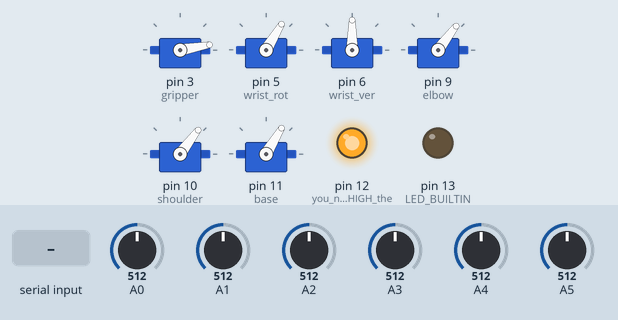
A sketch run on a simulated Arduino Uno, built with avr-gcc and run on an emulated ATmega328P. On the bench: 6 × servo, output pins drawn as LEDs (lit = HIGH). The inputs (shaded band) are chosen by the test bench; at power-on: A1 = 512, A0 = 512, A2 = 512, A3 = 512, A4 = 512, A5 = 512. What the sketch prints to the serial monitor is not drawn.

Above: at 1.2 s.
1.3 s: "<90,45,200>" received over Serial
At 1.78 s:
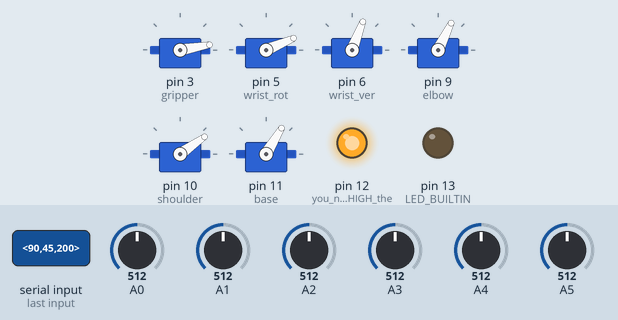
4.3 s: "<30,150,10>" received over Serial
At 5.09 s:
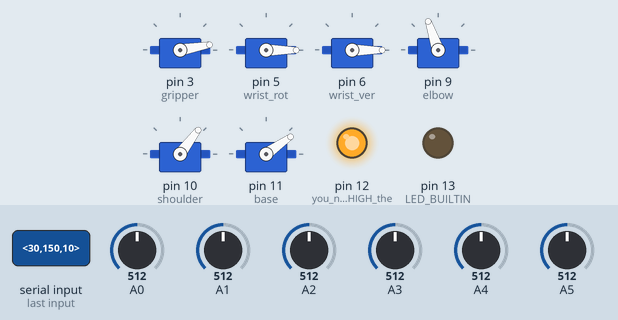
7.3 s: "<90,45>" received over Serial
At 10.1 s:
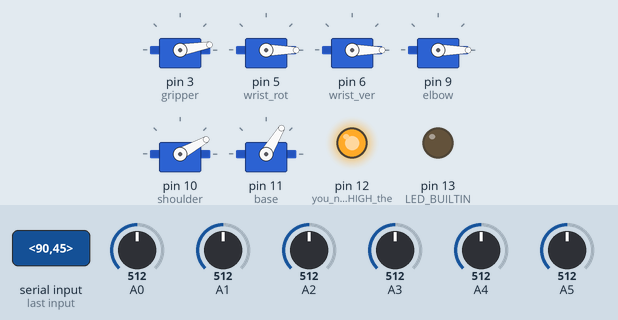
10.3 s: "<30,150>" received over Serial
At 13.1 s:
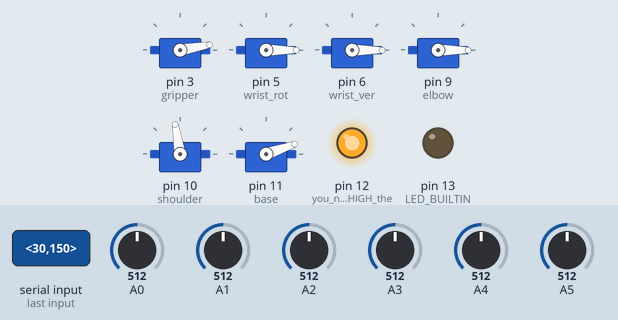
13.3 s: "<90,45,200,10>" received over Serial
At 13.78 s:
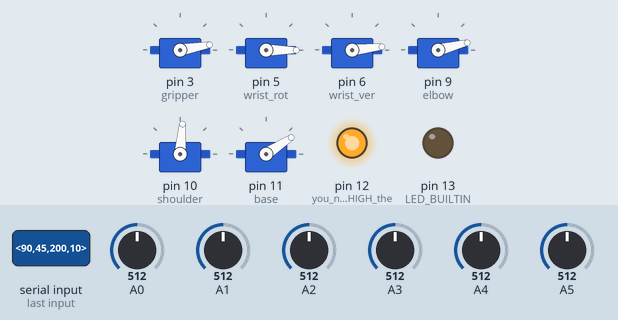
16.3 s: A1 set to 30
Timing chart, 0 to 19.3 s (numbered marks = the images above; inputs shaded):
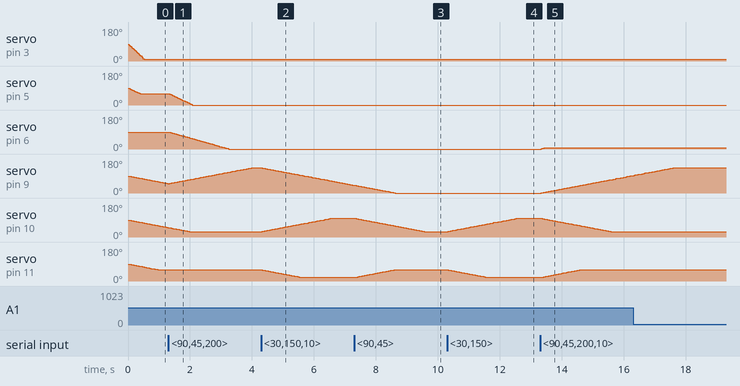

The sketch:

Robotic_arm_Braccio.ino
```cpp
// Program for the control of a robotic arm. The arm is to be controlled from a interface
// through a computer where instructions to the arm is sent via Serial.

// The format of the message will be as following (encoded):
//    b'<x,y,z,a,b,c>'

#include <VarSpeedServo.h>

String line;

short servo1In;
short servo1Pos = 90;
short real1Pos;
short oldReal1Pos;
short oldServo1Pos;

short servo2In;
short servo2Pos = 5;
short real2Pos;
short oldReal2Pos;
short oldServo2Pos;

short servo3In;
short servo3Pos = 45;
short real3Pos;
short oldReal3Pos;
short oldServo3Pos;

short servo4In;
short servo4Pos = 135;
short real4Pos;
short oldReal4Pos;
short oldServo4Pos;
short tempPos4;

short servo5In;
short servo5Pos = 90;
short real5Pos;
short oldReal5Pos;
short oldServo5Pos;
short tempPos5;

short servo6In;
short servo6Pos = 0;
short real6Pos;
short oldReal6Pos;
short oldServo6Pos;

VarSpeedServo base;
VarSpeedServo shoulder;
VarSpeedServo elbow;
VarSpeedServo wrist_ver;
VarSpeedServo wrist_rot;
VarSpeedServo gripper;

unsigned long timeOld;

// Serial greier
const byte numChars = 32;
char receivedChars[numChars];
char tempChars[numChars];

char messageFromPC[numChars] = {0};
int integerFromPC = 0;
float floatFromPC = 0.0;

bool newData = false;

void setup()
{
  Serial.begin(9600);

  gripper.write(10, 100);
  wrist_rot.write(90, 100);
  wrist_ver.write(135, 100);
  elbow.write(135, 100);
  shoulder.write(135, 100);
  base.write(90, 100);

  pinMode(12, OUTPUT); // you need to set HIGH the pin 12
  digitalWrite(12, HIGH);

  gripper.attach(3, 500, 2500);
  wrist_rot.attach(5, 500, 2500);
  wrist_ver.attach(6, 500, 2500);
  elbow.attach(9, 500, 2500);
  shoulder.attach(10, 500, 2500);
  base.attach(11, 500, 2500);


  updateServos();

  pinMode(LED_BUILTIN, OUTPUT);

  Serial.println("<Ready>");
}

void loop()
{
  unsigned long timeNow = millis();
  readSerial();
  if (newData == true)
  {
    strcpy(tempChars, receivedChars);
    // this temporary copy is necessary to protect the original data
    //   because strtok() used in parseData() replaces the commas with \0
    parseData();
    updateServos();
    newData = false;
  }
  if (timeNow - timeOld >= 100)
  {
    writeSerial();
    timeOld = timeNow;
  }
}

void parseData()
{ // split the data into its parts

  char *strtokIndx; // this is used by strtok() as an index

  strtokIndx = strtok(tempChars, ","); // get the first part - the string
  servo1Pos = atoi(strtokIndx);        // convert this part to an integer

  strtokIndx = strtok(NULL, ","); // this continues where the previous call left off
  servo2Pos = atoi(strtokIndx);   // convert this part to an integer

  strtokIndx = strtok(NULL, ","); // this continues where the previous call left off
  servo3Pos = atoi(strtokIndx);   // convert this part to an integer

  strtokIndx = strtok(NULL, ","); // this continues where the previous call left off
  servo4Pos = atoi(strtokIndx);   // convert this part to an integer

  strtokIndx = strtok(NULL, ","); // this continues where the previous call left off
  servo5Pos = atoi(strtokIndx);   // convert this part to an integer

  strtokIndx = strtok(NULL, ","); // this continues where the previous call left off
  servo6Pos = atoi(strtokIndx);   // convert this part to an integer
}

void readSerial()
{
  static boolean recvInProgress = false;
  static byte ndx = 0;
  char startMarker = '<';
  char endMarker = '>';
  char rc;

  if (Serial.available() > 0 && newData == false)
  {
    rc = Serial.read();
    if (recvInProgress == true)
    {
      if (rc != endMarker)
      {
        receivedChars[ndx] = rc;
        ndx++;
        if (ndx >= numChars)
        {
          ndx = numChars - 1;
        }
      }
      else
      {
        receivedChars[ndx] = '\0'; // terminate the string
        recvInProgress = false;
        ndx = 0;
        newData = true;
      }
    }

    else if (rc == startMarker)
    {
      recvInProgress = true;
    }
  }
}

void updateServos()
{
  if (oldServo1Pos != servo1Pos)
  {
    int servoValue = map(servo1Pos, 0, 270, 500, 2500);
    base.write(servoValue, 20);
    oldServo1Pos = servo1Pos;
  }
  if (oldServo2Pos != servo2Pos)
  {
    int servoValue = map(servo2Pos, 0, 270, 500, 2500);
    shoulder.write(servoValue, 20);
    oldServo2Pos = servo2Pos;
  }
  if (oldServo3Pos != servo3Pos)
  {
    int servoValue = map(servo3Pos, 0, 270, 500, 2500);
    elbow.write(servoValue, 20);
    oldServo3Pos = servo3Pos;
  }
  if (oldServo4Pos != servo4Pos)
  {
    int servoValue = map(servo4Pos, 0, 270, 500, 2500);
    wrist_ver.write(servoValue, 30);
    oldServo4Pos = servo4Pos;
  }
  if (oldServo5Pos != servo5Pos)
  {
    int servoValue = map(servo5Pos, 0, 270, 500, 2500);
    wrist_rot.write(servoValue, 50);
    oldServo5Pos = servo5Pos;
  }
  if (oldServo6Pos != servo6Pos)
  {
    int servoValue = map(servo6Pos, 0, 270, 500, 2500);
    gripper.write(servoValue, 30);
    oldServo6Pos = servo6Pos;
  }
}

void writeSerial()
{
  servo1In = analogRead(A0);
  servo2In = analogRead(A1);
  servo3In = analogRead(A2);
  servo4In = analogRead(A3);
  servo5In = analogRead(A4);
  servo6In = analogRead(A5);

  real1Pos = map(servo1In, 47, 609, 0, 270);
  real2Pos = map(servo2In, 47, 609, 0, 270);
  real3Pos = map(servo3In, 47, 609, 0, 270);
  real4Pos = map(servo4In, 47, 609, 0, 270);
  real5Pos = map(servo5In, 47, 609, 0, 270);
  real6Pos = map(servo6In, 47, 609, 0, 270);

  real5Pos = 0; // Not in use because of I2C using A4 and A5
  real6Pos = 0; // Not in use because of I2C using A4 and A5

  if (Serial.availableForWrite() > 0)
  {
    if (real1Pos != oldReal1Pos || real2Pos != oldReal2Pos || real3Pos != oldReal3Pos ||
        real4Pos != oldReal4Pos || real5Pos != oldReal5Pos || real6Pos != oldReal6Pos)
    {
      Serial.print("<");
      Serial.print(real1Pos);
      Serial.print(",");
      Serial.print(real2Pos);
      Serial.print(",");
      Serial.print(real3Pos);
      Serial.print(",");
      Serial.print(real4Pos);
      Serial.print(",");
      Serial.print(real5Pos);
      Serial.print(",");
      Serial.print(real6Pos);
      Serial.println(">");

      oldReal1Pos = real1Pos;
      oldReal2Pos = real2Pos;
      oldReal3Pos = real3Pos;
      oldReal4Pos = real4Pos;
      oldReal5Pos = real5Pos;
      oldReal6Pos = real6Pos;
    }
  }
}
```

Measured:
- after the input at 1.3 s, servo on pin 5 (wrist_rot): moves from 59° to 0° over 0.72 s, starting after 0.05 s; servo on pin 6 (wrist_ver): moves from 90° to 0° over 1.9 s, starting after 0.05 s; servo on pin 10 (shoulder): goes on until 2.0 s, then stays 29°
- after the input at 4.3 s, servo on pin 9 (elbow): moves from 133° to 41° over 2.9 s, starting at once; servo on pin 10 (shoulder): moves from 29° to 99° over 2.2 s, starting at once; servo on pin 11 (base): moves from 59° to 19° over 1.3 s, starting at once
- after the input at 7.3 s, servo on pin 10 (shoulder): moves from 99° to 29° over 2.2 s, starting at once; servo on pin 11 (base): moves from 19° to 59° over 1.3 s, starting at once
- after the input at 10.3 s, servo on pin 10 (shoulder): moves from 29° to 99° over 2.2 s, starting at once; servo on pin 11 (base): moves from 59° to 19° over 1.3 s, starting at once
- after the input at 13.3 s, servo on pin 6 (wrist_ver): 0° → 6° at once; servo on pin 9 (elbow): moves from 0° to 92° over 2.9 s, starting at once; servo on pin 10 (shoulder): moves from 99° to 29° over 2.2 s, starting at once; servo on pin 11 (base): moves from 19° to 59° over 1.2 s, starting at once
